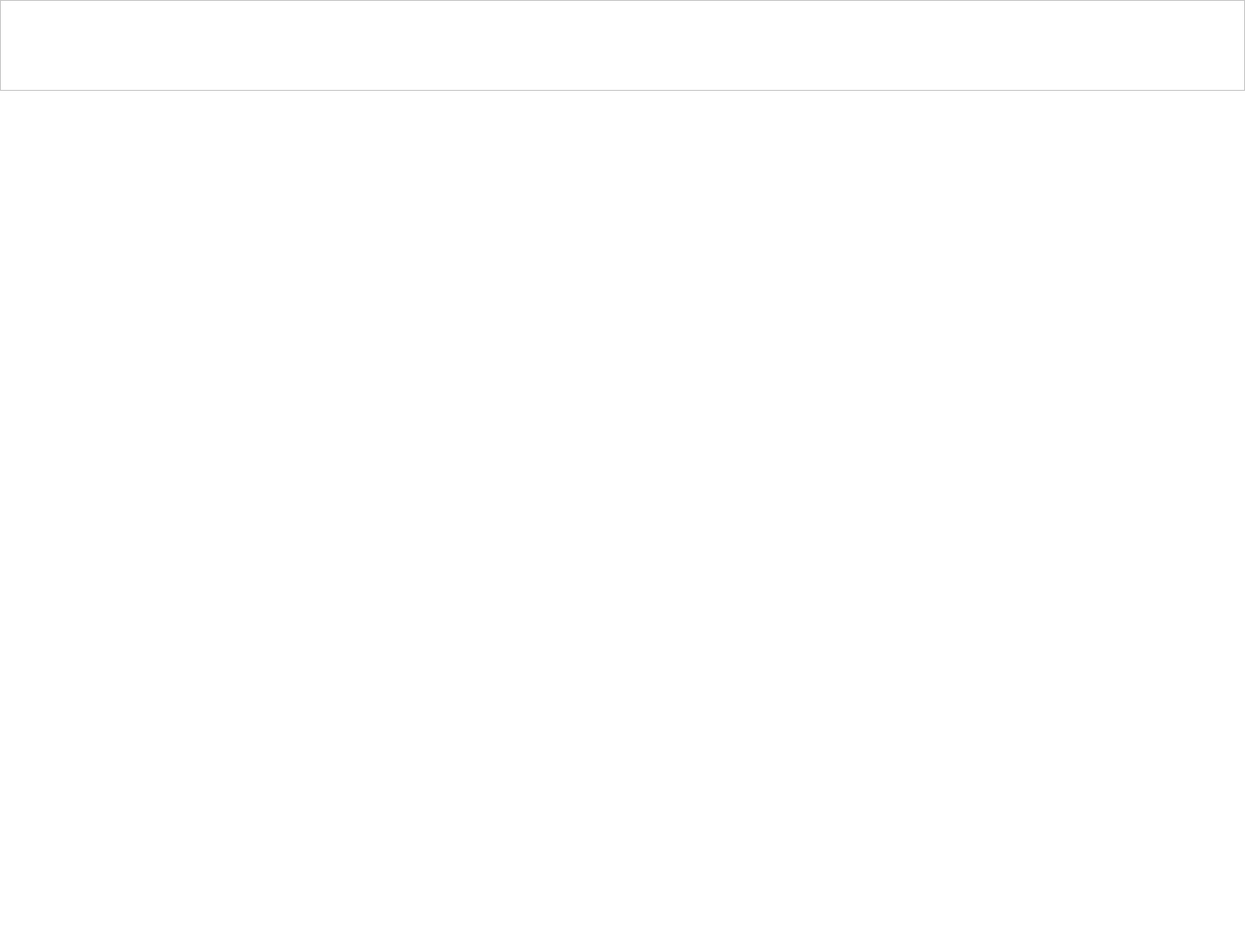
<?xml version="1.0" encoding="UTF-8"?>
<ui version="4.0">
 <class>Dialog</class>
 <widget class="QDialog" name="Dialog">
  <property name="geometry">
   <rect>
    <x>0</x>
    <y>0</y>
    <width>1440</width>
    <height>1101</height>
   </rect>
  </property>
  <property name="windowTitle">
   <string>Dialog</string>
  </property>
  <property name="styleSheet">
   <string notr="true">background-color: rgb(255, 255, 255);</string>
  </property>
  <widget class="QFrame" name="LI_Header">
   <property name="geometry">
    <rect>
     <x>0</x>
     <y>0</y>
     <width>1440</width>
     <height>105</height>
    </rect>
   </property>
   <property name="styleSheet">
    <string notr="true">background: qlineargradient(
    spread:pad, 
    x1:0, y1:0, x2:1, y2:0, 
    stop:0 #EDC27E, 
    stop:0.526 #EDC27E, 
    stop:1 #DC586D
);

</string>
   </property>
   <property name="frameShape">
    <enum>QFrame::StyledPanel</enum>
   </property>
   <property name="frameShadow">
    <enum>QFrame::Raised</enum>
   </property>
   <widget class="QLabel" name="LI_HeaderIcon">
    <property name="geometry">
     <rect>
      <x>-70</x>
      <y>-20</y>
      <width>274</width>
      <height>146</height>
     </rect>
    </property>
    <property name="font">
     <font>
      <family>Lucida Handwriting</family>
      <pointsize>28</pointsize>
     </font>
    </property>
    <property name="styleSheet">
     <string notr="true">color: rgb(98, 65, 66);
background: transparent;</string>
    </property>
    <property name="text">
     <string/>
    </property>
    <property name="pixmap">
     <pixmap>../../../../Downloads/HeaderIcon.png</pixmap>
    </property>
    <property name="scaledContents">
     <bool>true</bool>
    </property>
   </widget>
  </widget>
 </widget>
 <resources/>
 <connections/>
</ui>
